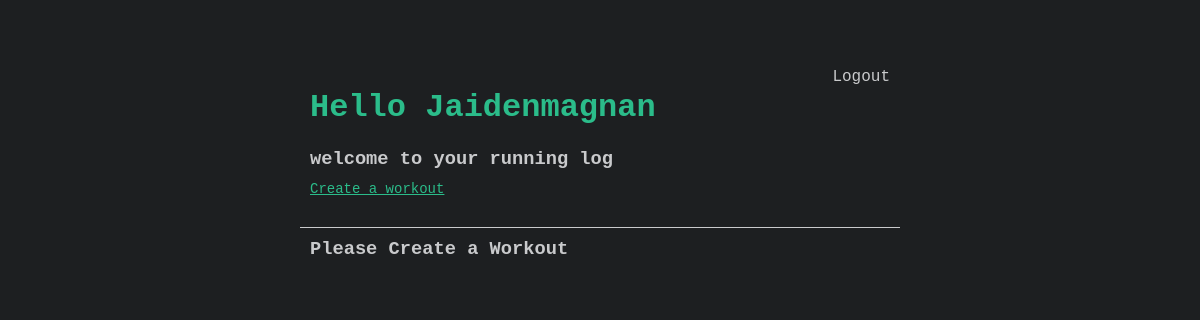
/ (signed in), run on an earlier commit of the app's database.
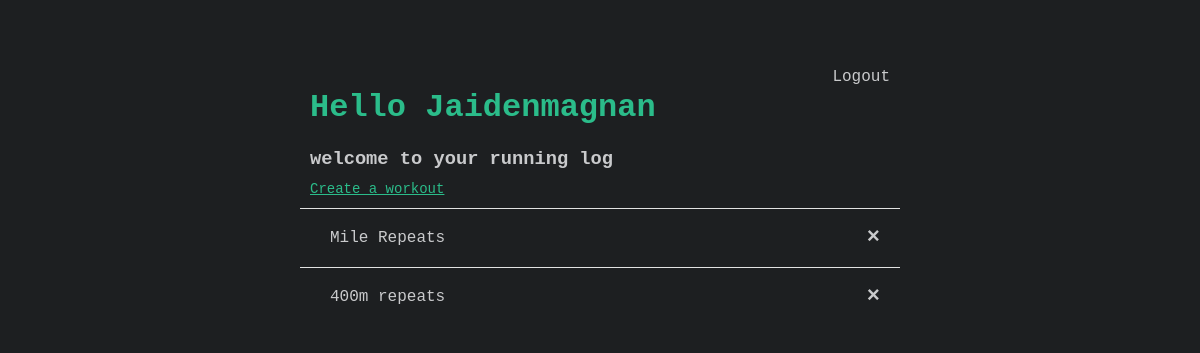
And on a later commit of the database.
### base/models.py (models this page shows)
class Workout(models.Model):
    user = models.ForeignKey(User, on_delete = models.CASCADE, null=True, blank=True)
    title = models.CharField(max_length=200)
    instructions = models.TextField(null = True, blank = True)
    mileage = models.DecimalField(decimal_places = 1, max_digits = 3 ,null = True, blank = True)
    race_type =models.CharField(max_length = 100, choices = RACE_CHOICES, default = '5k')
    def __str__(self):
        return self.title
    class Meta:
        ordering = ['race_type']

### base/views.py (the view)
# urls.py: path('', WorkoutList.as_view(), name='workouts'),
class WorkoutList(LoginRequiredMixin, ListView):
    model = Workout
    context_object_name = 'workouts'
    def get_context_data(self, **kwargs):
        context = super().get_context_data(**kwargs)
        context['workouts'] = context['workouts'].filter(user = self.request.user)
        return context

### base/templates/base/workout_list.html
{% extends 'base/main.html' %}
{% block content %}
<div class = "header-bar">
    <div>
        <h1>Hello {{request.user|title}}</h1>
        <h3 style= "margin: 0; color: #c9cacc; padding-bottom: 10px"> welcome to your running log</h3>
        <a id="add-link" href = '{% url 'create-workout'  %}'>Create a workout</a>
    </div>
        {% if request.user.is_authenticated %}
    <a href='{%url 'logout' %}'>Logout</a>
    {% else %}
    <a href='{%url 'login' %}'>Login</a>
    {% endif %}
</div>
<div class="workout-items-wrapper">
    {% for workout in workouts %}
    <div class = "workouts-wrapper">
        <div class="workout-title">
            <a href = '{% url 'update-workout' workout.id %}'>{{workout}}</a>
        </div>
        <a class ='delete-link' href = '{% url 'delete-workout' workout.id %}'>&#215;</a>
    </div>
    {% empty %}
    <h3 style = "color: #c9cacc; padding:10px; border-top: 1px solid #c9cacc" >Please Create a Workout</h3>
    {% endfor %}
</div>
{% endblock content %}

### base/templates/base/main.html (shortened to what this page needs)
<!DOCTYPE html>
<html lang="en">
<head>
</head>
<body>
    <div class = "container">
        {%block content%}
        {% endblock content %}
    </div>
</body>
</html>

### base/templates/base/main.html (style rules this page uses)
body { background-color: #1d1f21; font-family: "jetBrains", monospace; font-weight: 400; padding-top: 50px; color: #c9cacc; }
h1,h2,h3,h4,h5,h6 { font-family: "jetBrains", monospace; color: #2bbc8a; }
.container { max-width: 600px; margin: auto; }
.header-bar { display: flex; justify-content: space-between; padding: 10px; border-radius: 5px 5px 0 0; color: #c9cacc; }
.header-bar a { text-decoration: none; color: #c9cacc; }
.workouts-wrapper { display: flex; align-items: center; justify-content: space-between; padding: 20px; background-color: #1d1f21; border-top: 1px solid rgb(226, 226, 226); }
.workout-title { display: flex; }
.workout-title a { text-decoration :none; color: #c9cacc; margin-left: 10px; }
.delete-link { text-decoration: none; font-weight: 900; color: #c9cacc; font-size: 22px; line-height: 0px; }
#add-link { color: #2bbc8a; font-size: 14px; cursor: pointer; padding-top: 20px; margin-bottom: 20px; text-decoration: underline; text-align: right; }

What changed in the data, as far as the page shows it:
added Workout: title "Mile Repeats"
added Workout: title "400m repeats"
Also different on the page:
text no longer shown: "Please Create a Workout"
